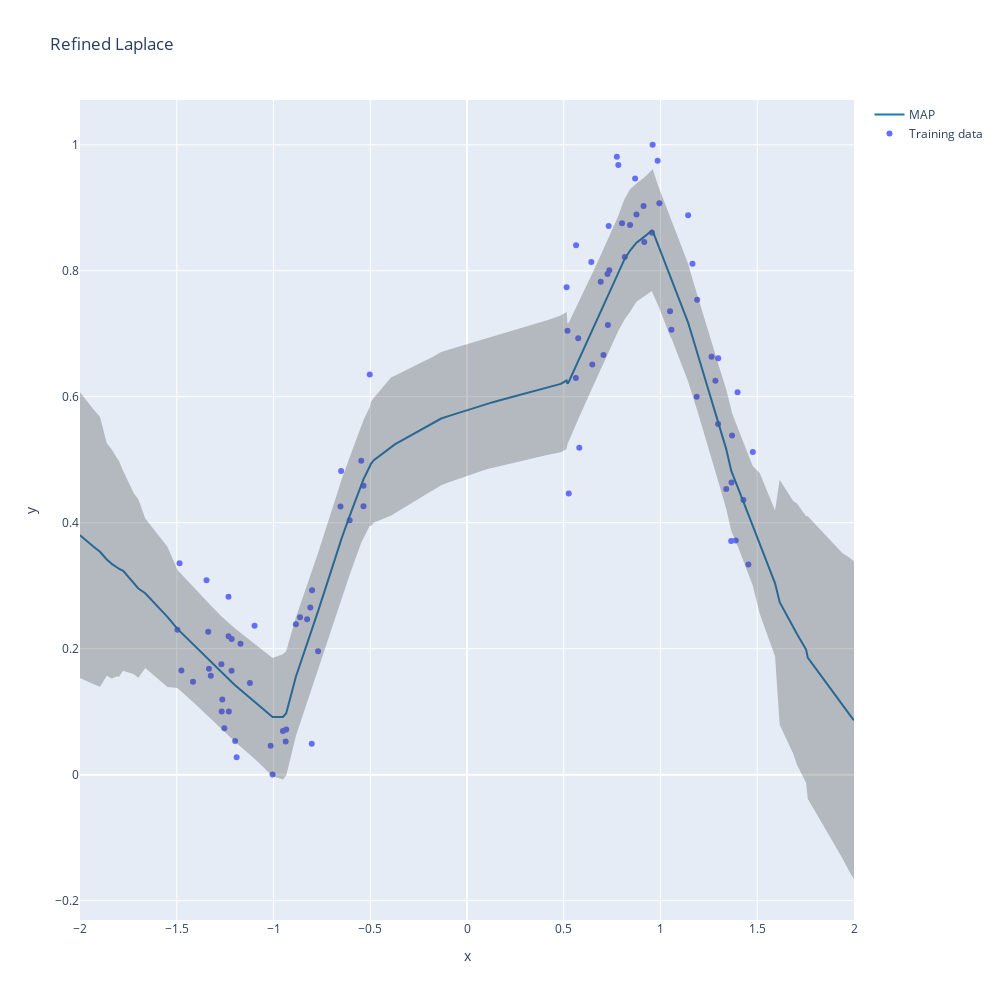

Notebook source saved alongside this figure:
### Code cell
fig = bayesian_regression(refined_model, sigma, train_dataloader, test_dataloader, title="Refined Laplace")
fig.show()

### Figure 1 — Plotly figure (JSON) as saved in the notebook; plotly's stock layout.template omitted (floating-point values rounded to 4 significant figures; data arrays with more than 128 entries replaced by an {"elided": "..."} marker saying what was removed)
{"data": [{"mode": "markers", "name": "Training data", "type": "scatter", "x": [-1.337, -0.6506, -1.171, -1.005, 1.057, -0.9341, -0.535, 0.9595, -1.232, -0.8099, 0.5148, 0.5804, 1.143, 0.5637, 0.9558, -0.6063, -1.216, 0.7052, 1.389, -0.6537, -0.9513, -1.476, -0.8008, -1.231, -1.333, 0.8427, -1.015, -0.8628, 0.9943, 0.8153, -1.324, 0.7821, 0.732, -0.9371, 0.916, -1.098, -1.346, -0.5465, 0.7744, -1.217, 0.9124, -1.268, 1.298, 0.801, 1.367, -0.8263, 0.5257, -1.416, 1.34, -0.5026, 1.37, 0.8687, 1.454, 1.298, 0.6426, 1.189, -1.233, 0.7281, -0.5347, 0.9853, -1.269, -1.191, -0.8023, -1.264, 1.049, -1.485, 1.165, -1.198, -1.254, 0.7264, 1.429, 0.8759, 1.187, 1.365, 0.691, -1.497, 1.477, -0.8844, 1.264, -0.7696, 0.6475, 0.5193, 1.398, 0.7356, -1.122, 0.5746, 0.5625, 1.284], "y": [0.227, 0.4821, 0.2079, 0.0002694, 0.7064, 0.07159, 0.4262, 1, 0.2198, 0.2654, 0.7739, 0.519, 0.8881, 0.8404, 0.8604, 0.4038, 0.2155, 0.6661, 0.3717, 0.4258, 0.0692, 0.1654, 0.2929, 0.1003, 0.1682, 0.8726, 0.04574, 0.25, 0.9072, 0.8218, 0.1568, 0.9678, 0.8711, 0.05267, 0.8457, 0.2363, 0.3086, 0.4982, 0.9809, 0.165, 0.9028, 0.1003, 0.6611, 0.8752, 0.464, 0.2465, 0.4462, 0.1474, 0.4535, 0.6354, 0.5385, 0.9466, 0.3337, 0.5567, 0.8137, 0.7541, 0.2824, 0.7138, 0.4586, 0.9745, 0.1754, 0.02753, 0.04906, 0.1191, 0.7357, 0.3355, 0.8111, 0.05341, 0.07352, 0.7949, 0.4361, 0.8891, 0.5999, 0.3708, 0.7823, 0.23, 0.5121, 0.2386, 0.6634, 0.1961, 0.6513, 0.7046, 0.6069, 0.8006, 0.1456, 0.6929, 0.6296, 0.6255]}, {"line": {"color": "rgb(31, 119, 180)"}, "mode": "lines", "name": "MAP", "type": "scatter", "x": {"elided": "184 float values"}, "y": {"elided": "184 float values"}}, {"line": {"width": 0}, "marker": {"color": "#444"}, "mode": "lines", "name": "Upper Bound", "showlegend": false, "type": "scatter", "x": {"elided": "184 float values"}, "y": {"elided": "184 float values"}}, {"fill": "tonexty", "fillcolor": "rgba(68, 68, 68, 0.3)", "line": {"width": 0}, "marker": {"color": "#444"}, "mode": "lines", "name": "Lower Bound", "showlegend": false, "type": "scatter", "x": {"elided": "184 float values"}, "y": {"elided": "184 float values"}}], "layout": {"autosize": false, "height": 1000, "hovermode": "x", "title": {"text": "Refined Laplace"}, "width": 1000, "xaxis": {"title": {"text": "x"}}, "yaxis": {"title": {"text": "y"}}}}
